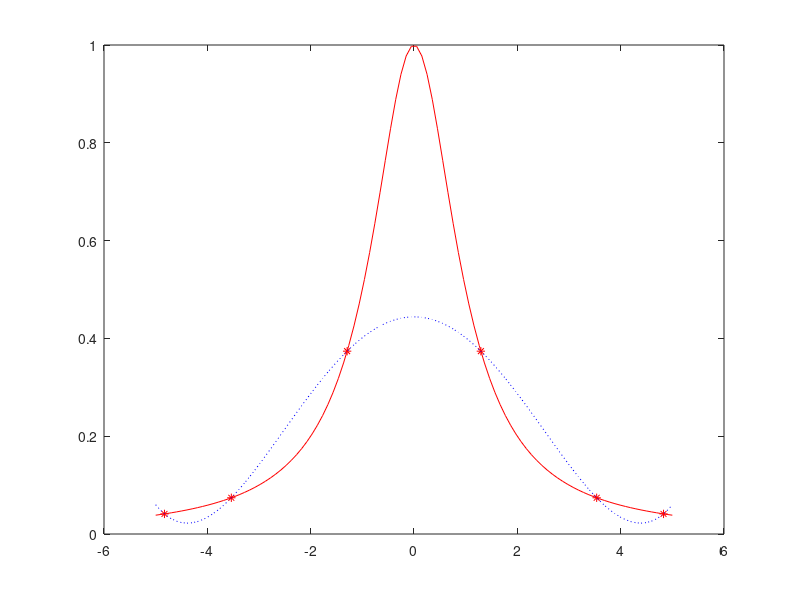

MATLAB code for this plot: (Note: this script raises an error after producing the figure.)
clear all
close all
clc

%f = @(x) sin(pi*x);
f = @(x) 1./(1 +x.^2);
a = -5;
b = 5;
z = linspace(a, b);
for n = 5:5:80
    n
    %x = linspace(a, b, n);
    i = 1:n+1;
    zz = -cos((2 *i -1)*pi/(2*(n+1)));
    x = (b-a)/2*zz+(b+a)/2
    y = f(x);
    c = polyfit(x, y, n);
    p = polyval(c, z);
    plot(x, y, 'r*', z, f(z), 'r', z, p, 'b:')
    err = norm(f(x) - p)
    pause
end